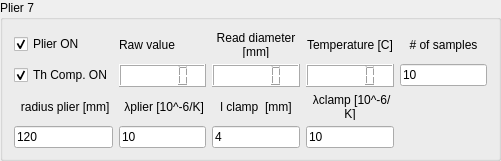
   <widget class="QGroupBox" name="groupBox_12">
    <property name="geometry">
     <rect>
      <x>10</x>
      <y>510</y>
      <width>501</width>
      <height>161</height>
     </rect>
    </property>
    <property name="title">
     <string>Plier 7</string>
    </property>
    <layout class="QGridLayout" name="gridLayout_11">
     <item row="0" column="4">
      <widget class="QLabel" name="label_61">
       <property name="text">
        <string>Temperature [C]</string>
       </property>
       <property name="alignment">
        <set>Qt::AlignmentFlag::AlignCenter</set>
       </property>
       <property name="wordWrap">
        <bool>true</bool>
       </property>
      </widget>
     </item>
     <item row="2" column="4">
      <widget class="QLabel" name="label_62">
       <property name="text">
        <string> λclamp [10^-6/K]</string>
       </property>
       <property name="alignment">
        <set>Qt::AlignmentFlag::AlignCenter</set>
       </property>
       <property name="wordWrap">
        <bool>true</bool>
       </property>
      </widget>
     </item>
     <item row="0" column="1">
      <widget class="QLabel" name="label_63">
       <property name="text">
        <string>Raw value</string>
       </property>
      </widget>
     </item>
     <item row="3" column="1">
      <widget class="QLineEdit" name="lineEditLambdaPinza_7">
       <property name="text">
        <string>10</string>
       </property>
      </widget>
     </item>
     <item row="1" column="4">
      <widget class="QLCDNumber" name="lcdPinzaTemp_7">
       <property name="styleSheet">
        <string notr="true">background-color: rgb(255, 255, 255);
color: rgb(0, 0, 0);</string>
       </property>
      </widget>
     </item>
     <item row="3" column="4">
      <widget class="QLineEdit" name="lineEditLambdaGancio_7">
       <property name="text">
        <string>10</string>
       </property>
      </widget>
     </item>
     <item row="0" column="0">
      <widget class="QCheckBox" name="checkONPinza_7">
       <property name="text">
        <string>Plier ON</string>
       </property>
       <property name="checked">
        <bool>true</bool>
       </property>
      </widget>
     </item>
     <item row="1" column="3">
      <widget class="QLCDNumber" name="lcdPinzamm_7">
       <property name="styleSheet">
        <string notr="true">background-color: rgb(255, 255, 255);
color: rgb(0, 0, 0);</string>
       </property>
      </widget>
     </item>
     <item row="3" column="3">
      <widget class="QLineEdit" name="lineEditRaggioGancio_7">
       <property name="autoFillBackground">
        <bool>false</bool>
       </property>
       <property name="text">
        <string>4</string>
       </property>
      </widget>
     </item>
     <item row="2" column="0">
      <widget class="QLabel" name="label_64">
       <property name="text">
        <string> radius plier [mm]</string>
       </property>
       <property name="alignment">
        <set>Qt::AlignmentFlag::AlignCenter</set>
       </property>
       <property name="wordWrap">
        <bool>true</bool>
       </property>
      </widget>
     </item>
     <item row="1" column="0">
      <widget class="QCheckBox" name="checkThermalPinza_7">
       <property name="text">
        <string>Th Comp. ON</string>
       </property>
       <property name="checked">
        <bool>true</bool>
       </property>
      </widget>
     </item>
     <item row="3" column="0">
      <widget class="QLineEdit" name="lineEditRaggioPinza_7">
       <property name="autoFillBackground">
        <bool>false</bool>
       </property>
       <property name="text">
        <string>120</string>
       </property>
      </widget>
     </item>
     <item row="1" column="1">
      <widget class="QLCDNumber" name="lcdPinzaRaw_7">
       <property name="styleSheet">
        <string notr="true">background-color: rgb(255, 255, 255);
color: rgb(0, 0, 0);</string>
       </property>
      </widget>
     </item>
     <item row="2" column="3">
      <widget class="QLabel" name="label_65">
       <property name="text">
        <string>l clamp  [mm]</string>
       </property>
       <property name="alignment">
        <set>Qt::AlignmentFlag::AlignCenter</set>
       </property>
       <property name="wordWrap">
        <bool>true</bool>
       </property>
      </widget>
     </item>
     <item row="0" column="3">
      <widget class="QLabel" name="label_66">
       <property name="text">
        <string>Read diameter [mm]</string>
       </property>
       <property name="textFormat">
        <enum>Qt::TextFormat::PlainText</enum>
       </property>
       <property name="scaledContents">
        <bool>true</bool>
       </property>
       <property name="alignment">
        <set>Qt::AlignmentFlag::AlignCenter</set>
       </property>
       <property name="wordWrap">
        <bool>true</bool>
       </property>
      </widget>
     </item>
     <item row="2" column="1">
      <widget class="QLabel" name="label_67">
       <property name="text">
        <string> λplier [10^-6/K]</string>
       </property>
       <property name="alignment">
        <set>Qt::AlignmentFlag::AlignCenter</set>
       </property>
       <property name="wordWrap">
        <bool>true</bool>
       </property>
      </widget>
     </item>
     <item row="1" column="5">
      <widget class="QLineEdit" name="lineEditSamplesPerMean_7">
       <property name="text">
        <string>10</string>
       </property>
      </widget>
     </item>
     <item row="0" column="5">
      <widget class="QLabel" name="label_68">
       <property name="text">
        <string># of samples</string>
       </property>
       <property name="alignment">
        <set>Qt::AlignmentFlag::AlignCenter</set>
       </property>
       <property name="wordWrap">
        <bool>true</bool>
       </property>
      </widget>
     </item>
    </layout>
   </widget>
